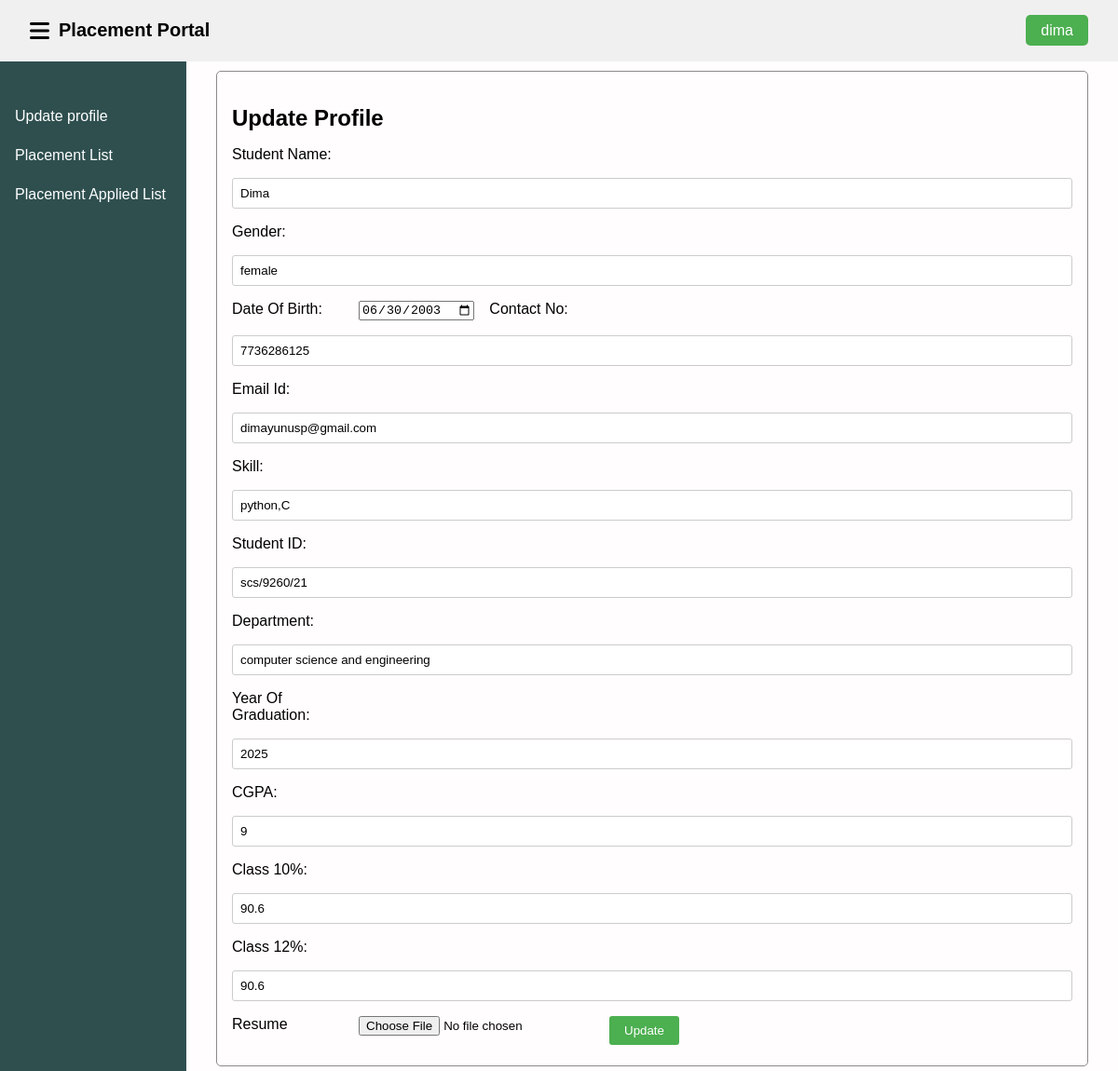
Screenshot of /student (signed in) with the database file from the repository.
### app.py (models this page shows)
class Student(db.Model):
    id = db.Column(db.Integer, primary_key=True)
    student_name = db.Column(db.String(100), nullable=False)
    gender = db.Column(db.String(10), nullable=False)
    date_of_birth = db.Column(db.String(20), nullable=False)
    contact_no = db.Column(db.String(15), nullable=False)
    email = db.Column(db.String(100), nullable=False)
    skill = db.Column(db.String(100), nullable=True)
    student_id = db.Column(db.String(20), nullable=True)
    department = db.Column(db.String(100), nullable=True)
    year_of_graduation = db.Column(db.String(10), nullable=True)
    cgpa = db.Column(db.String(5), nullable=True)
    sslc = db.Column(db.String(5), nullable=True)
    hsc = db.Column(db.String(5), nullable=True)
    resume_data = db.Column(db.LargeBinary(), nullable=True)
    resume_filename = db.Column(db.String(100), nullable=True)

### app.py (the view)
@app.route('/student', methods=['GET', 'POST'])
def student():
    if request.method == 'POST':
        username = session.get('username')
        if username:
            student = Student.query.filter(func.lower(Student.student_name) == func.lower(username)).first()
            if student:
                student.student_name = request.form['student-name']
                student.gender = request.form['gender']
                student.date_of_birth = request.form['date-of-birth']
                student.contact_no = request.form['contact-no']
                student.email = request.form['email-id']
                student.skill = request.form['skill']
                student.student_id = request.form['student-id']
                student.department = request.form['student-department']
                student.year_of_graduation = request.form['year-graduation']
                student.cgpa = request.form['cgpa']
                student.sslc = request.form['sslc']
                student.hsc = request.form['hsc']
                if 'resume' in request.files:
                    file = request.files['resume']
                    if file.filename != '':
                        filename = secure_filename(file.filename)
                        file_path = os.path.join(app.config['UPLOAD_FOLDER'], filename)
                        file.save(file_path)
                        student.resume_filename = filename
                        with open(file_path, 'rb') as f:
                            student.resume_data = f.read()
                        if student.resume_filename and os.path.exists(os.path.join(app.config['UPLOAD_FOLDER'], student.resume_filename)):
                            os.remove(os.path.join(app.config['UPLOAD_FOLDER'], student.resume_filename))
            else:
                student = Student(
                    student_name=request.form['student-name'],
                    gender=request.form['gender'],
                    date_of_birth=request.form['date-of-birth'],
                    contact_no=request.form['contact-no'],
                    email=request.form['email-id'],
                    skill=request.form['skill'],
                    student_id=request.form['student-id'],
                    department=request.form['student-department'],
                    year_of_graduation=request.form['year-graduation'],
                    cgpa=request.form['cgpa'],
                    sslc=request.form['sslc'],
                    hsc=request.form['hsc'],
                )
                if 'resume' in request.files:
                    file = request.files['resume']
                    if file.filename != '':
                        filename = secure_filename(file.filename)
                        file_path = os.path.join(app.config['UPLOAD_FOLDER'], filename)
                        file.save(file_path)
                        student.resume_filename = filename
                        with open(file_path, 'rb') as f:
                            student.resume_data = f.read()
            db.session.add(student)
            db.session.commit()
            return redirect('/student')
        else:
            return redirect('/student-login')
    else:
        username = session.get('username')
        if username:
            user = User.query.filter_by(username=username).first()
            if user:
                student = Student.query.filter(func.lower(Student.student_name) == func.lower(user.student_name)).first()
                if student:
                    return render_template('student.html', username=username, student=student)
                else:
                    return redirect('/student-login')
            else:
                return redirect('/student-login')
        else:
            return redirect('/student-login')

### templates/student.html (shortened to what this page needs)
{% extends 'base_stu.html' %}
{% block head %}
<link rel="stylesheet" href="{{ url_for('static', filename='css/style_student.css') }}">
{% endblock %}
{% block body %}
<main>
    <section id="update-profile">
        <h2>Update Profile</h2>
        <form id="profile-form" method="POST" action="{{ url_for('student') }}" enctype="multipart/form-data">
            <label for="student-name">Student Name:</label>
            <input type="text" id="student-name" name="student-name" value="{{ student.student_name if student else '' }}" required>
            <label for="gender">Gender:</label>
            <input type="text" id="gender" name="gender" value="{{ student.gender if student else '' }}" required>
            <label for="date-of-birth">Date Of Birth:</label>
            <input type="date" id="date-of-birth" name="date-of-birth" value="{{ student.date_of_birth if student else '' }}" required>
            <label for="contact-no">Contact No:</label>
            <input type="text" id="contact-no" name="contact-no" value="{{ student.contact_no if student else '' }}" required>
            <label for="email-id">Email Id:</label>
            <input type="text" id="email-id" name="email-id" value="{{ student.email if student else '' }}" required>
            <label for="skill">Skill:</label>
            <input type="text" id="skill" name="skill" value="{{ student.skill if student else '' }}" required>
            <label for="student-id">Student ID:</label>
            <input type="text" id="student-id" name="student-id" value="{{ student.student_id if student else '' }}" required>
            <label for="student-department">Department:</label>
            <input type="text" id="student-department" name="student-department" value="{{ student.department if student else '' }}" required>
            <label for="year-graduation">Year Of Graduation:</label>
            <input type="text" id="year-graduation" name="year-graduation" value="{{ student.year_of_graduation if student else '' }}" required>
            <label for="cgpa">CGPA:</label>
            <input type="text" id="cgpa" name="cgpa" value="{{ student.cgpa if student else '' }}" required>
            <label for="sslc">Class 10%:</label>
            <input type="text" id="sslc" name="sslc" value="{{ student.sslc if student else '' }}" required>
            <label for="hsc">Class 12%:</label>
            <input type="text" id="hsc" name="hsc" value="{{ student.hsc if student else '' }}" required>
            <div class="form-group">
                <label for="resume">Resume</label>
                <input type="file" class="form-control-file" id="resume" name="resume">
            </div>
            <div>
                <button type="submit">Update</button>
            </div>
        </form>
    </section>
</main>
{% endblock %}

### static/css/style_student.css (style rules this page uses)
body { font-family: sans-serif; margin: 0; padding: 0; background-color: #fffdfdfa; }
main { margin-left: 200px; padding: 1rem 2rem; margin-top: 60px; }
section { margin-bottom: 1rem; padding: 1rem; border: 1px solid #8b8989; border-radius: 5px; }
h2 { margin-bottom: 1rem; }
form { display: flex; flex-wrap: wrap; gap: 1rem; }
.form-group { display: flex; align-items: centre; margin-bottom: 1rem; }
.form-group label { width: 120px; margin-right: 1rem; }
label { width: 120px; }
input[type="text"], input[type="email"] { width: 100%; padding: 0.5rem; border: 1px solid #ccc; border-radius: 3px; }
button { padding: 0.5rem 1rem; border: none; background-color: #4CAF50; color: white; border-radius: 3px; cursor: pointer; }

### rows the page displays
Student: student-name "Dima", gender "female", date-of-birth "06/30/2003", contact-no "7736286125", email-id "dimayunusp@gmail.com", skill "python,C", student-id "scs/9260/21", student-department "computer science and engineering", year-graduation "2025", cgpa "9", sslc "90.6", hsc "90.6"

### other values shown
{{ username }} "dima"
